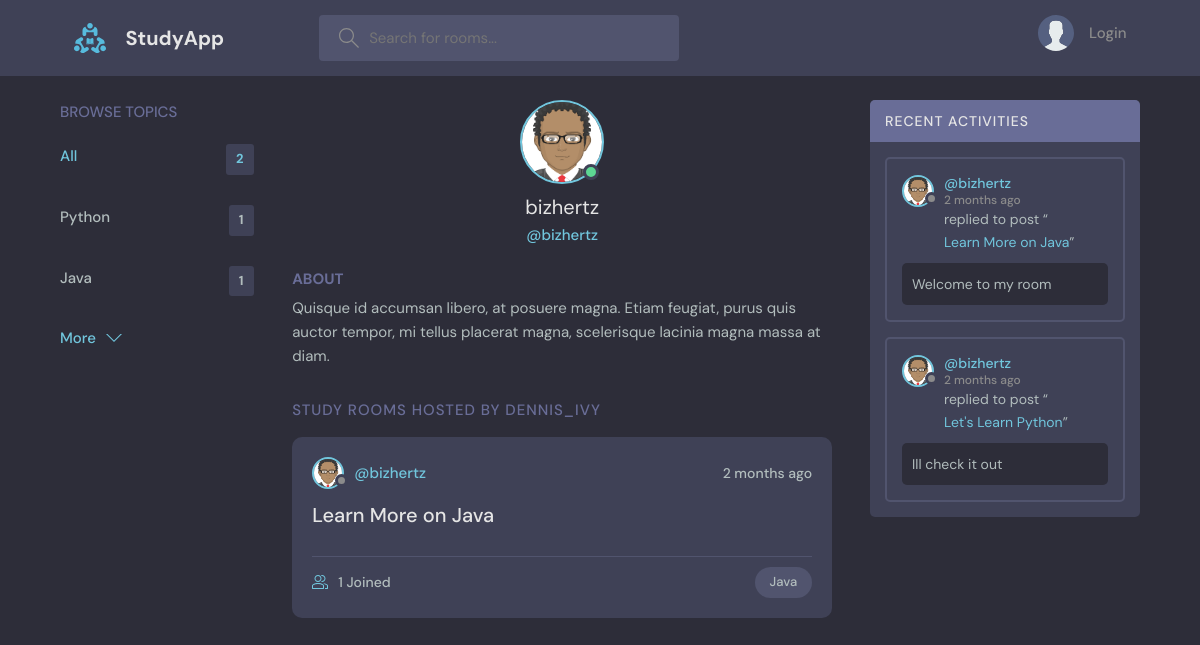
The app's page /profile/2/ with its own data.
### base/models.py (models this page shows, shortened)
class Topic(models.Model):
    name = models.CharField(max_length=200)

class User(AbstractUser):
    name = models.CharField(max_length=200, null=True)
    email = models.EmailField(unique=True, null=True)
    bio = models.TextField(null=True, blank=True)
    avatar = models.ImageField(null=True, default = "avatar.svg")
    USERNAME_FIELD = 'email'
    REQUIRED_FIELDS = []

class Room(models.Model):
    host = models.ForeignKey(User, on_delete=models.SET_NULL, null=True)
    topic = models.ForeignKey(Topic, on_delete=models.SET_NULL, null=True)
    name = models.CharField(max_length=255)
    description = models.TextField(null=True, blank=True)
    participants = models.ManyToManyField(User, related_name='participants', blank=True)
    updated = models.DateTimeField(auto_now=True)
    created = models.DateTimeField(auto_now_add=True)
    class Meta:
        ordering = ['-updated', '-created']
    def __str__(self):
        return self.name

class Message(models.Model):
    user = models.ForeignKey(User, on_delete=models.CASCADE)
    room = models.ForeignKey(Room, on_delete=models.CASCADE)
    body = models.TextField()
    updated = models.DateTimeField(auto_now=True)
    created = models.DateTimeField(auto_now_add=True)
    class Meta:
        ordering = ['-updated', '-created']
    def __str__(self):
        return self.body[0:50]

### base/views.py (the view)
# urls.py: path('profile/<str:pk>/', views.userProfile, name='user-profile'),
def userProfile(request, pk):
    user = User.objects.get(id=pk)
    rooms = user.room_set.all()
    room_messages = user.message_set.all()
    topics = Topic.objects.all()
    context = {
        "user": user,
        "rooms": rooms,
        "room_messages": room_messages,
        "topics":topics
    }
    return render(request, 'base/profile.html', context)

### base/templates/base/profile.html (shortened to what this page needs)
{% extends 'main.html' %} {% block content %}
  <main class="profile-page layout layout--3">
    <div class="container">
      {% include 'base/topic_component.html' %}
      <div class="roomList">
        <div class="profile">
          <div class="profile__avatar">
            <div class="avatar avatar--large active">
              <img src="{{ user.avatar.url }}" />
            </div>
          </div>
          <div class="profile__info">
            <h3>{{ user.username }}</h3>
            <p>@{{ user.username }}</p>
          </div>
          <div class="profile__about">
            <h3>About</h3>
            <p>
              {{ user.bio }}
            </p>
          </div>
        </div>
        <div class="roomList__header">
          <div>
            <h2>Study Rooms Hosted by dennis_ivy</a>
            </h2>
          </div>
        </div>
        {% include 'base/feed_component.html' %}
      </div>
      {% include 'base/activity_component.html' %}
    </div>
  </main>
{% endblock content %}

### base/templates/base/topic_component.html
<div class="topics">
  <div class="topics__header">
    <h2>Browse Topics</h2>
  </div>
  <ul class="topics__list">
    <li>
      <a href="{% url 'home' %}" class="active">All <span>{{ topics.count }}</span></a>
    </li>
    {% for topic in topics %}
    <li>
      <a href="{% url 'home' %}?q={{ topic.name }}">{{ topic.name }} <span>{{ topic.room_set.all.count }}</span></a>
    </li>
    {% endfor %}
  </ul>
  <a class="btn btn--link" href="{% url 'topics' %}">
    More
    <svg
      version="1.1"
      xmlns="http://www.w3.org/2000/svg"
      width="32"
      height="32"
      viewBox="0 0 32 32"
    >
      <title>chevron-down</title>
      <path d="M16 21l-13-13h-3l16 16 16-16h-3l-13 13z"></path>
    </svg>
  </a>
</div>

### base/templates/base/feed_component.html (shortened to what this page needs)
{% for room in rooms %}
<div class="roomListRoom">
  <div class="roomListRoom__header">
    <a href="{% url 'user-profile' room.host.id %}" class="roomListRoom__author">
      <div class="avatar avatar--small">
        <img src="{{ room.host.avatar.url }}" />
      </div>
      <span>@{{ room.host.username }}</span>
    </a>
    <div class="roomListRoom__actions">
      <span>{{ room.created|timesince }} ago</span>
    </div>
  </div>
  <div class="roomListRoom__content">
    <a href="{% url 'room' room.id %}">{{ room.name }}</a>
  </div>
  <div class="roomListRoom__meta">
    <a href="{% url 'room' room.id %}" class="roomListRoom__joined">
      {{ room.participants.all.count }} Joined
    </a>
    <p class="roomListRoom__topic">{{ room.topic.name }}</p>
  </div>
</div>
{% endfor %}

### base/templates/base/activity_component.html (shortened to what this page needs)
<div class="activities">
  <div class="activities__header">
    <h2>Recent Activities</h2>
  </div>
  {% for message in room_messages %}
  <div class="activities__box">
    <div class="activities__boxHeader roomListRoom__header">
      <a href="{% url 'user-profile' message.user.id %}" class="roomListRoom__author">
        <div class="avatar avatar--small">
          <img src="{{ message.user.avatar.url }}" />
        </div>
        <p>
          @{{ message.user.username }}
          <span>{{ message.created|timesince }} ago</span>
        </p>
      </a>
    </div>
    <div class="activities__boxContent">
      <p>
        replied to post “<a href="{% url 'room' message.room.id %}">{{ message.room }}</a>”
      </p>
      <div class="activities__boxRoomContent">
        {{ message }}
      </div>
    </div>
  </div>
  {% endfor %}
</div>

### records on screen
Topic: name "Python", room_set.all.count "1"
Topic: name "Java", room_set.all.count "1"
User: avatar (picture), username "bizhertz", bio "Quisque id accumsan libero, at posuere magna. Etiam feugiat, purus quis auctor tempor, mi tellus placerat magna, scelerisque lacinia magna massa at diam."
Room: host.avatar (picture), host.username "bizhertz", created "2 months", name "Learn More on Java", participants.all.count "1", topic.name "Java"
Message: user.avatar (picture), user.username "bizhertz", created "2 months", room "Learn More on Java", body "Welcome to my room"
Message: user.avatar (picture), user.username "bizhertz", created "2 months", room "Let's Learn Python", body "Ill check it out"

### other values on screen
{{ topics.count }} "2"
